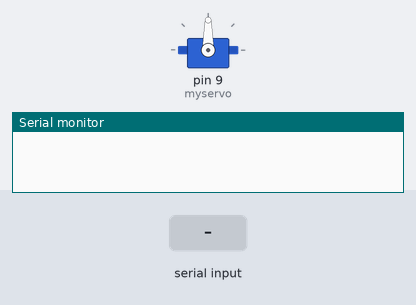
The sketch below on a simulated Arduino Uno, built with avr-gcc and run on an emulated ATmega328P. Parts: servo, the last lines printed to the serial monitor. Inputs (shaded band) come from the test bench. Random numbers use the default seed unless the sketch sets one.

Above: at 1.2 s.
1.3 s: "move\n" received over Serial
At 2.3 s:
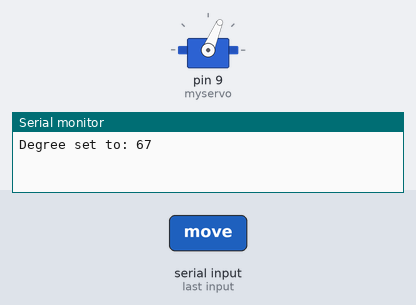
2.8 s: "move\n" received over Serial
At 3.4 s:
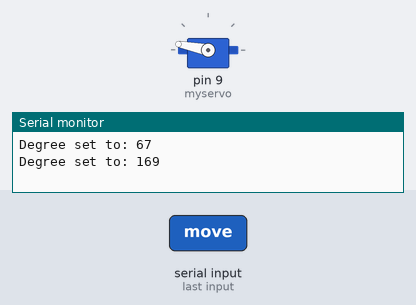
Timing chart, 0 to 5.8 s (numbered marks = the images above; inputs shaded):
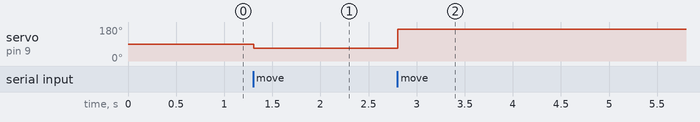

The sketch:

Arduino.ino
```cpp
#include <Servo.h>
Servo myservo;

void setup() {

  // This baud rate must match the one set up for Pi
  Serial.begin(9600);
  myservo.attach(9);
}
void loop() {

  // If there is a serial message available
  if (Serial.available() > 0) {

    // Read it into our string
    String data = Serial.readStringUntil('\n');

    // If the data is our keyword
    if(data == "move"){

      // Do the action (move servo to a random degree)
      int degree = random(180);
      myservo.write(degree);

      // Inform the Raspberry Pi about the action
      Serial.print("Degree set to: ");
      Serial.println(degree);
    }
  }
}
```

Measured:
- after the input at 1.3 s, servo on pin 9 (myservo): 90° → 67° at once
- after the input at 2.8 s, servo on pin 9 (myservo): 67° → 169° at once
